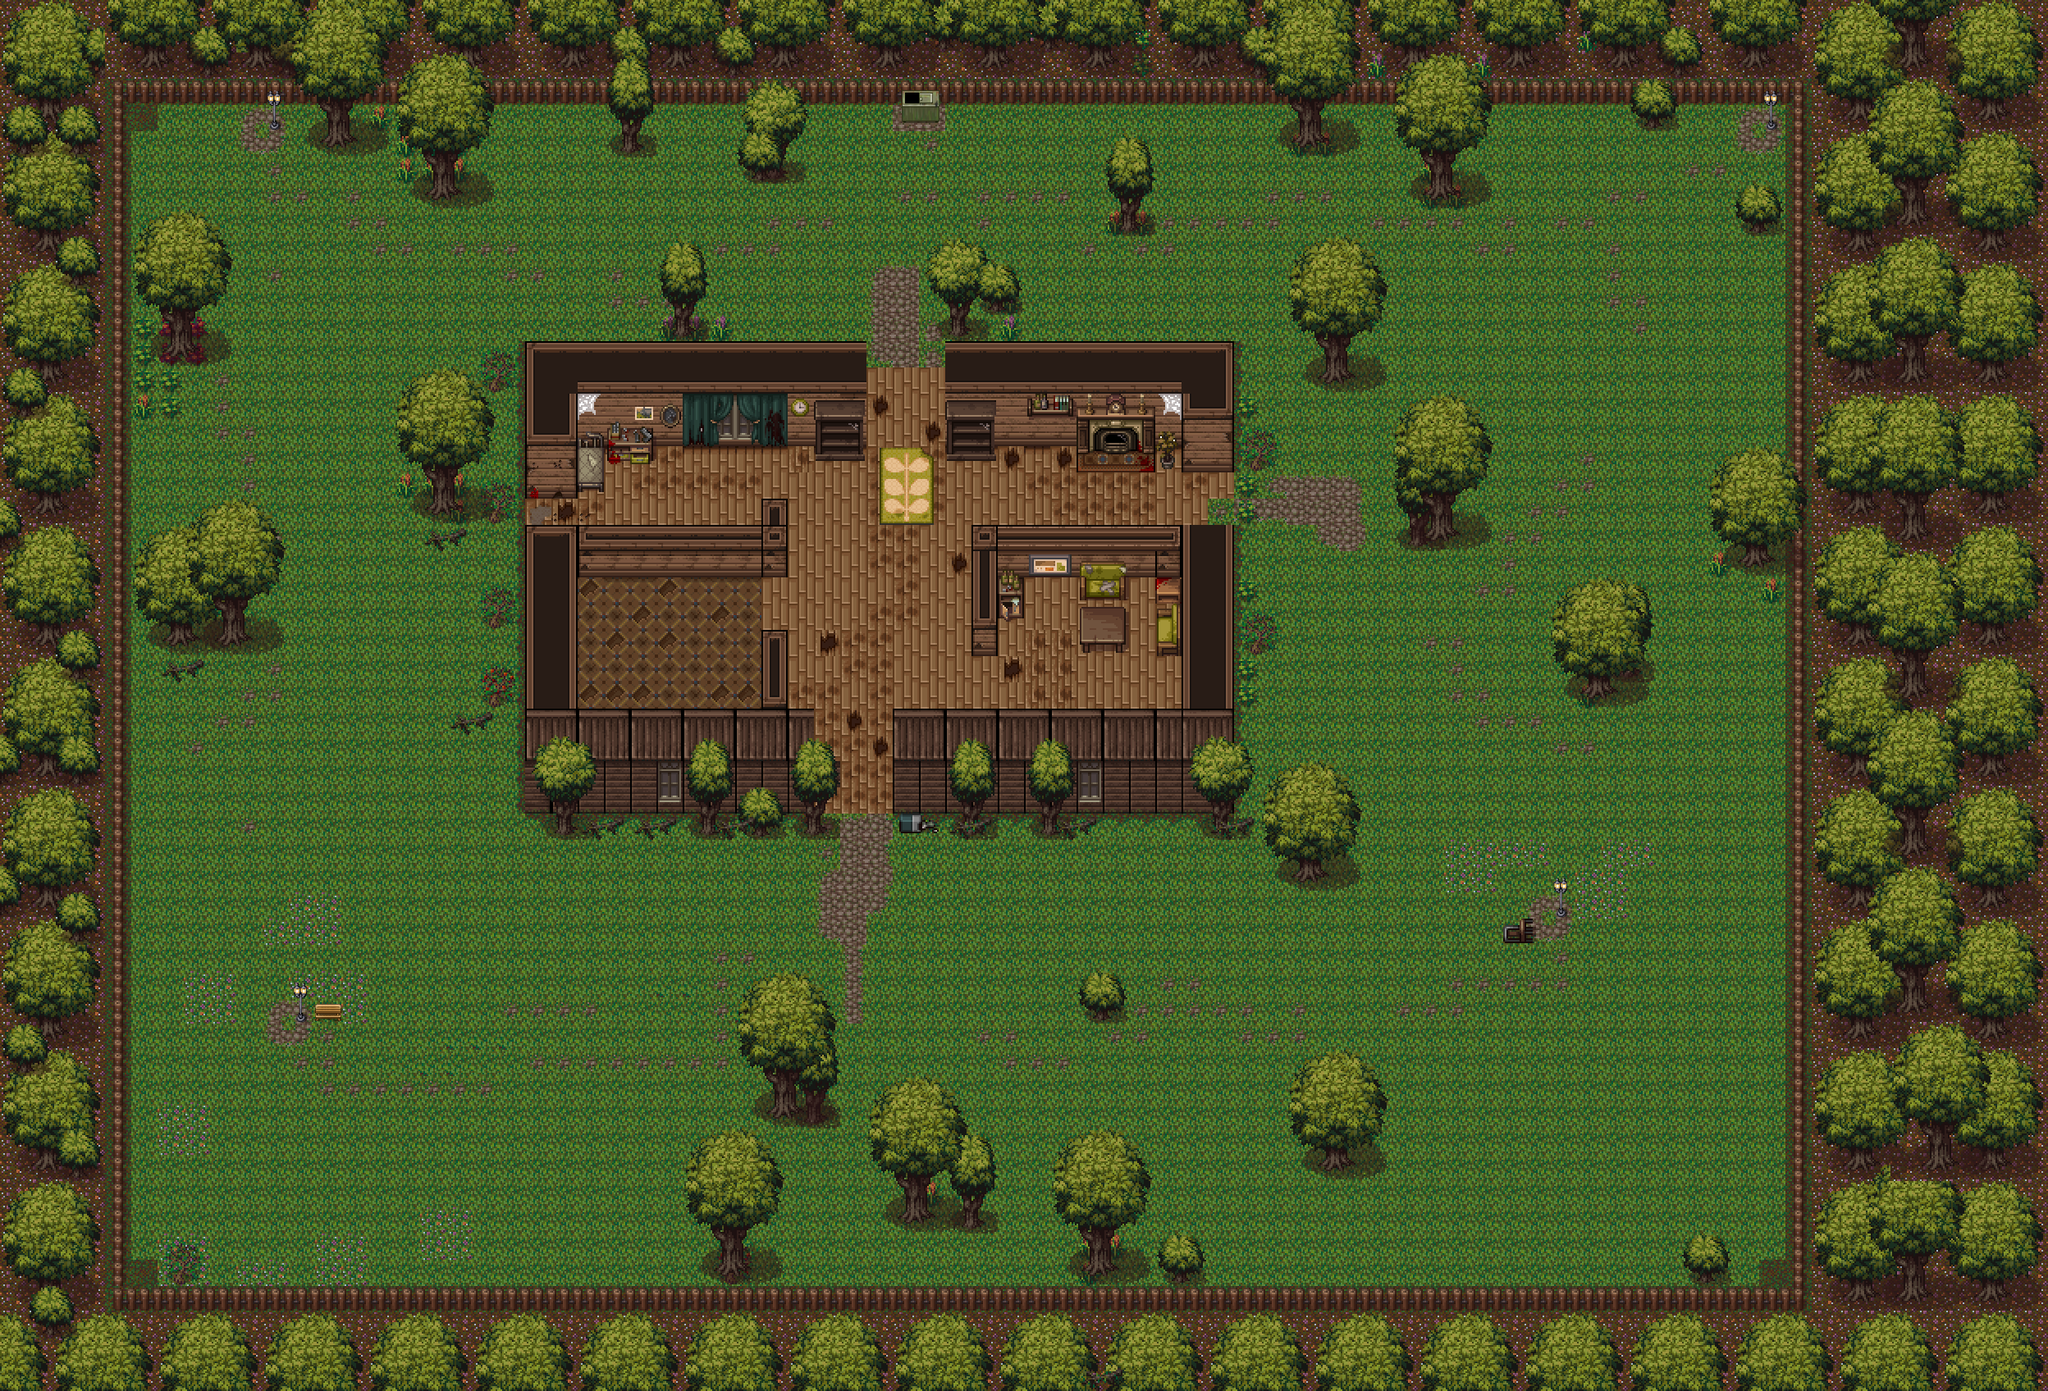

A 2D game scene composited from a Tiled map and its tileset images. What follows is a short description and the map's XML, with each tile layer's data collapsed to a summary:
An orthogonal 78x53 tile map with 32x32 px tiles, 6 tile layers (TornDownHouse, Inside_Accessories, Outside_Border_Shrubbery, Outside_Border_Trees, ...), 3 hidden layers not drawn, 11 tilesets.

<map version="1.9" tiledversion="1.9.0" orientation="orthogonal" renderorder="right-down" width="78" height="53" tilewidth="32" tileheight="32" infinite="0" nextlayerid="13" nextobjectid="2">
 <tileset firstgid="1" source="PSF_A5_Interior.tsx" />
 <tileset firstgid="129" source="PSF_A4_Interior.tsx" />
 <tileset firstgid="1233" source="PSF_E_Interior_Extras.tsx" />
 <tileset firstgid="1489" source="PSF_B_Interior.tsx" />
 <tileset firstgid="1745" source="PSF_A3_Exterior.tsx" />
 <tileset firstgid="1873" source="PSF_A2_Exterior.tsx" />
 <tileset firstgid="2545" source="PSF_C_Forest.tsx" />
 <tileset firstgid="2801" source="TileD_PHC_Interior-Delapidated.tsx" />
 <tileset firstgid="3057" source="TileC_PHC_Interior-Office&amp;Facility.tsx" />
 <tileset firstgid="3313" source="ModernDay_TileB.tsx" />
 <tileset firstgid="3569" source="TileE_PHC_Interior-Extras.tsx" />
 <layer id="1" name="House" width="78" height="53" visible="0">
  <data>[4134 cells, 4134 non-empty, 64 distinct tile ids]</data>
 </layer>
 <layer id="8" name="Ground_Saturation" width="78" height="53" visible="0" opacity="0.46">
  <data>[4134 cells, 3648 non-empty, 1 distinct tile ids]</data>
 </layer>
 <layer id="7" name="Flowers" width="78" height="53" visible="0">
  <data>[4134 cells, 299 non-empty, 75 distinct tile ids]</data>
 </layer>
 <layer id="12" name="TornDownHouse" width="78" height="53">
  <data>[4134 cells, 4134 non-empty, 83 distinct tile ids]</data>
 </layer>
 <layer id="3" name="Inside_Accessories" width="78" height="53">
  <data>[4134 cells, 1389 non-empty, 86 distinct tile ids]</data>
 </layer>
 <layer id="4" name="Outside_Border_Shrubbery" width="78" height="53">
  <data>[4134 cells, 936 non-empty, 61 distinct tile ids]</data>
 </layer>
 <layer id="5" name="Outside_Border_Trees" width="78" height="53">
  <data>[4134 cells, 629 non-empty, 80 distinct tile ids]</data>
 </layer>
 <layer id="6" name="Inside_Trees" width="78" height="53">
  <data>[4134 cells, 437 non-empty, 70 distinct tile ids]</data>
 </layer>
 <layer id="11" name="Tile Layer 8" width="78" height="53">
  <data>[4134 cells, 0 non-empty, 0 distinct tile ids]</data>
 </layer>
</map>
